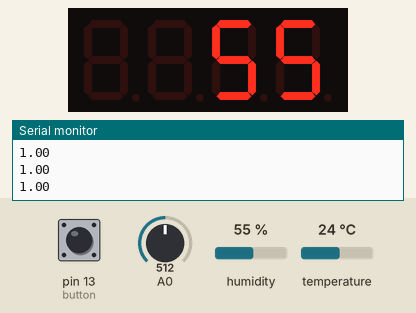
Simulated run of this sketch. Board: Arduino Uno, built with avr-gcc and run on an emulated ATmega328P. Parts: 4-digit seven-segment display, the last lines printed to the serial monitor. The inputs (shaded band) are chosen by the test bench; at power-on: humidity 55 %, pin 13 (button) HIGH, A0 = 512, temperature 24 °C.

Above: at 1.2 s.
1.3 s: humidity set to 22 %
At 3.2 s:
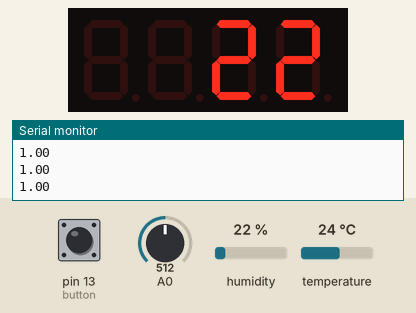
3.5 s: pin 13 (button) pulled LOW for 0.15 s
At 3.59 s:
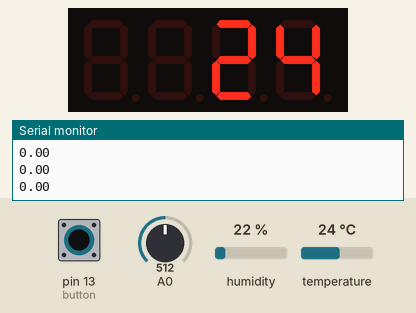
5.1 s: humidity set to 40 %
At 6.9 s:
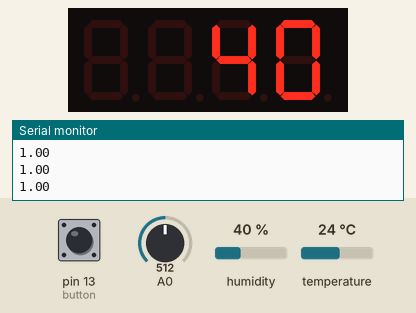
7.6 s: humidity set to 68 %
At 9.3 s:
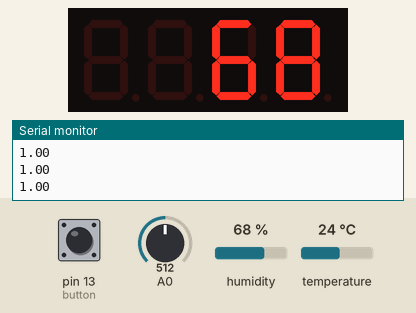
Timing chart, 0 to 10.6 s (numbered marks = the images above; inputs shaded):
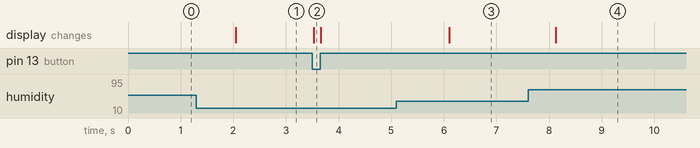

The sketch:

sketch_multimeter.ino
```cpp
#include <DHT.h>
#include <TM1637Display.h>
#define DHTPIN 9     // what pin we're connected to
#define DHTTYPE DHT22   // DHT 22  (AM2302)
DHT dht(DHTPIN, DHTTYPE);
int button = 13;
int status = false;
int chk;
int stt = false;
float hum;  //Stores humidity value
float temp; //Stores temperature value
float temps;
float tempa;
float st;

 //// Initialize DHT sensor for normal 16mhz Arduino
#define CLK 2
#define DIO 3
TM1637Display display(CLK, DIO);

void setup() {
  // put your setup code here, to run once:
  Serial.begin(9600);
  dht.begin();
  pinMode(button, INPUT_PULLUP);
}

  void dl(){
    display.showNumberDec(temp,false);
  }

  void ds(){
    display.showNumberDec(hum,false);
  }

void loop() {
  // put your main code here, to run repeatedly:
  hum = dht.readHumidity();
  temp= dht.readTemperature();
  //Print temp and humidity values to serial monitor
  //Serial.print("Humidity: ");
  //Serial.print(hum);
  //Serial.print(" %, Temp: ");
  //Serial.print(temp);
  //Serial.println(" Celsius");
  display.setBrightness(1);
  //display.showNumberDec(temp,false) ;
  //display.showNumberDec(temp,false) ;
  st = digitalRead(button);
  Serial.println(st);

  if(st == 0) {
    dl();
    //Serial.println("10");
    //status = true;
    //display.showNumberDec(temp,false) ;
  }else if(st == 1) {
    ds();
    //Serial.println("11");
    //status = false;
    //display.showNumberDec(hum,false) ;
  }


  int sensorValue = analogRead(A0);
  // Convert the analog reading (which goes from 0 - 1023) to a voltage (0 - 5V):
  float voltage = sensorValue * (5.0 / 1023.0);
  // print out the value you read:
  //display.showNumberDec(voltage,false,4,4) ;

  delay(1);

}
```

Measured:
- after the input at 1.3 s, the display: changes after 0.75 s (image 1)
- after the input at 3.5 s, the display: changes at once (image 2)
- after the input at 5.1 s, the display: changes after 1.0 s (image 3)
- after the input at 7.6 s, the display: changes after 0.53 s (image 4)
